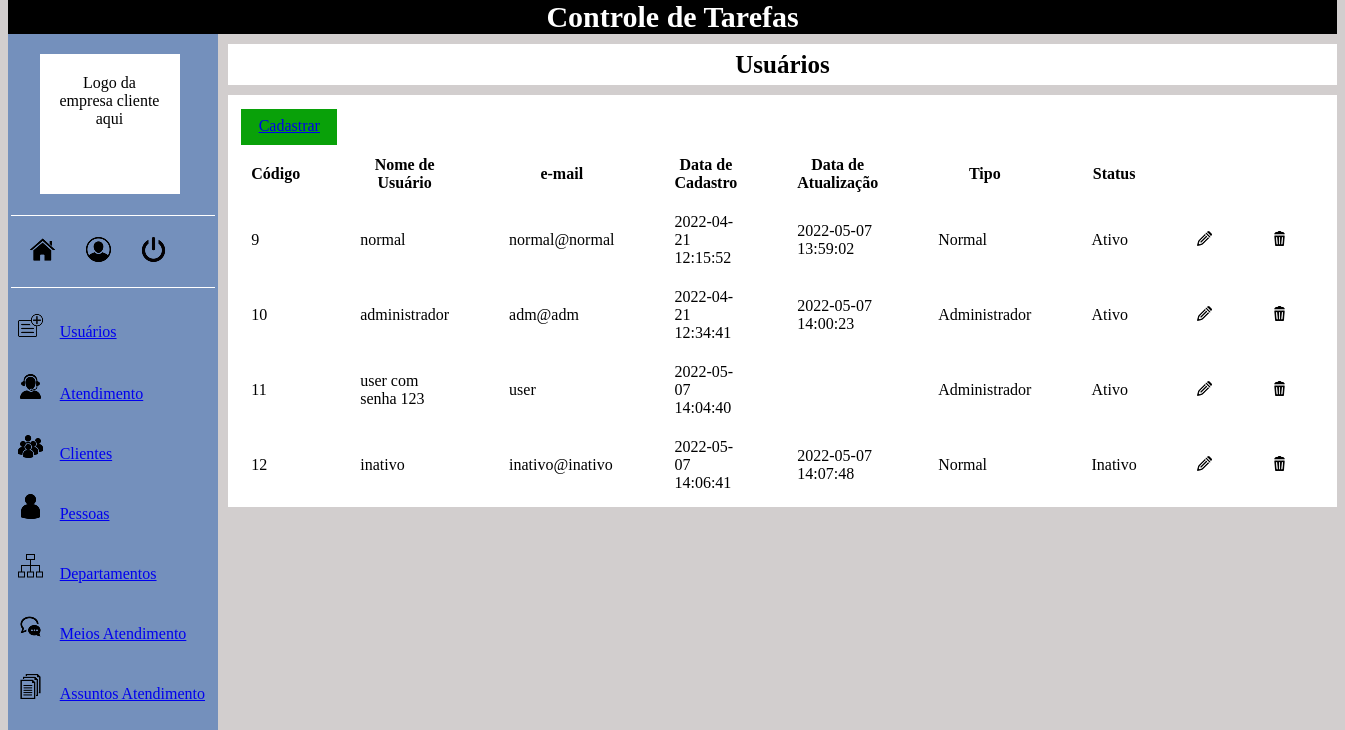
Page /views/usuario-listar.php (signed in) on the committed database.
### tables this page shows
CREATE TABLE `usuario` (
  `id` int(11) NOT NULL AUTO_INCREMENT,
  `id_pessoa` int(11) NOT NULL,
  `nome_usuario` varchar(50) NOT NULL,
  `email` varchar(150) NOT NULL,
  `senha` varchar(120) NOT NULL,
  `data_cadastro` datetime DEFAULT NULL,
  `data_atualizacao` datetime DEFAULT NULL,
  `data_acesso` datetime DEFAULT NULL,
  `tipo` char(1) NOT NULL,
  `status` char(1) NOT NULL,
  PRIMARY KEY (`id`),
  UNIQUE KEY `nome_usuario` (`nome_usuario`),
  UNIQUE KEY `email` (`email`)
);

### views/usuario-listar.php (the view, shortened to what this page needs)
<?php
    include('../conexao.php');
    include('menu.php');
?>
<!DOCTYPE html>
<html lang="pt-br">
    <head>
        <link rel="stylesheet" href="../styles/estilos.css">
    </head>
	<body>
        <header>
            <div class="header-pagina">Usuários</div>
        </header>
        <section class="conteudo">
            <div class="cadastrar">
                <a href="usuario-cadastro.php">Cadastrar</a>
            </div>
            <table class="listagem">
                <thead>
                    <tr>
                        <th>Código</th>
                        <th>Nome de Usuário</th>
                        <th>e-mail</th>
                        <th>Data de Cadastro</th>
                        <th>Data de Atualização</th>
                        <th>Tipo</th>
                        <th>Status</th>
                        <th></th>
                        <th></th>
                    </tr>
                </thead>
                <tbody>
                    <?php
                        $sql = 'SELECT * FROM usuario ORDER BY id';
                        $query = mysqli_query($conexao, $sql);
                        if(!$query) {
                            echo mysqli_error($conexao);
                        } else {
                            while ($item = mysqli_fetch_array($query, MYSQLI_ASSOC)) {
                    ?>
                    <tr>
                        <td><?php echo $item['id']?></td>
                        <td><?php echo $item['nome_usuario']?></td>
                        <td><?php echo $item['email']?></td>
                        <td><?php echo $item['data_cadastro']?></td>
                        <td><?php echo $item['data_atualizacao']?></td>
                        <td><?php echo $item['tipo'] == 'A'?'Administrador':'Normal';?></td>
                        <td><?php echo $item['status'] == 'A'?'Ativo':'Inativo';?></td>
                        <td><a href="usuario-editar.php?id=<?php echo $item['id']?>"><img src="../assets/editar.png" alt="Editar" title="Editar"></a></td>
                        <td><a href="../controllers/usuario/usuario-excluir.php?id=<?php echo $item['id']?>"><img src="../assets/excluir.png" alt="Excluir" title="Excluir"></a></td>
                    </tr>
                    <?php
                            }
                        }
                    ?>
                </tbody>
            </table>
        </section>
	</body>
</html>

### styles/estilos.css (style rules this page uses)
.conteudo { margin-top: 10px; padding: 1%; margin-left: 220px; background-color: white; }
body { background-color: rgb(210, 206, 206); }
.listagem { border-collapse: collapse; }
th { padding-right: 50px; padding-left: 10px; }
td { padding-right: 50px; padding-top: 20px; padding-left: 10px; }
.cadastrar { width: 80px; height: 20px; margin-bottom: 1%; background-color: rgb(9, 161, 9); text-align: center; padding: 8px; color: white; }
.header-pagina { margin-top: 10px; padding: 0.5%; margin-left: 220px; background-color: white; text-align: center; font-size: 25px; font-weight: bolder; }

### rows in the picture
usuario: id "9", nome_usuario "normal", email "normal@normal", data_cadastro "2022-04-21 12:15:52", data_atualizacao "2022-05-07 13:59:02", tipo "Normal", status "Ativo"
usuario: id "10", nome_usuario "administrador", email "adm@adm", data_cadastro "2022-04-21 12:34:41", data_atualizacao "2022-05-07 14:00:23", tipo "Administrador", status "Ativo"
usuario: id "11", nome_usuario "user com senha 123", email "user", data_cadastro "2022-05-07 14:04:40", tipo "Administrador", status "Ativo"
usuario: id "12", nome_usuario "inativo", email "inativo@inativo", data_cadastro "2022-05-07 14:06:41", data_atualizacao "2022-05-07 14:07:48", tipo "Normal", status "Inativo"
